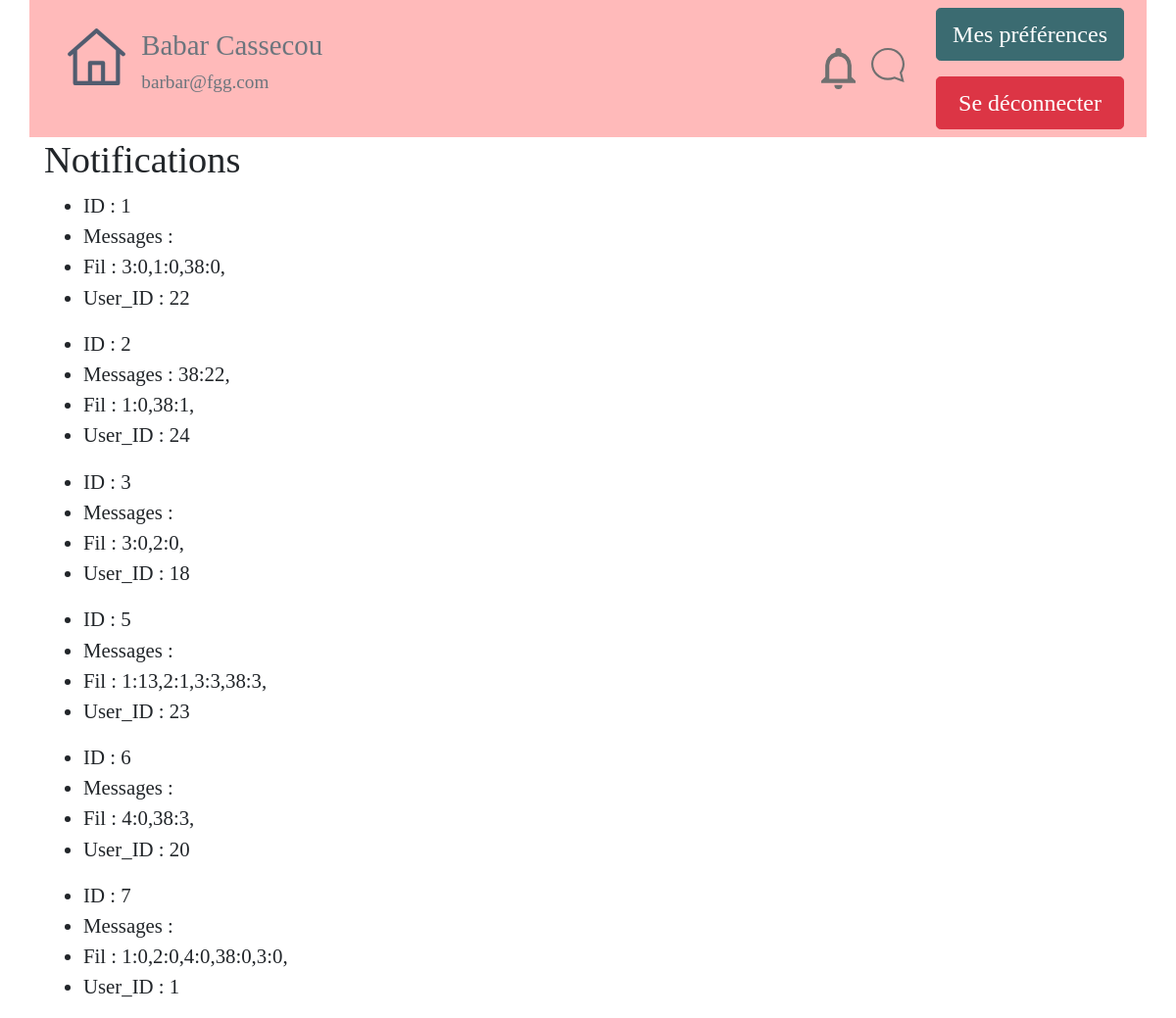
Page /notifications/notificationsAView/ (signed in) on the earlier database version.
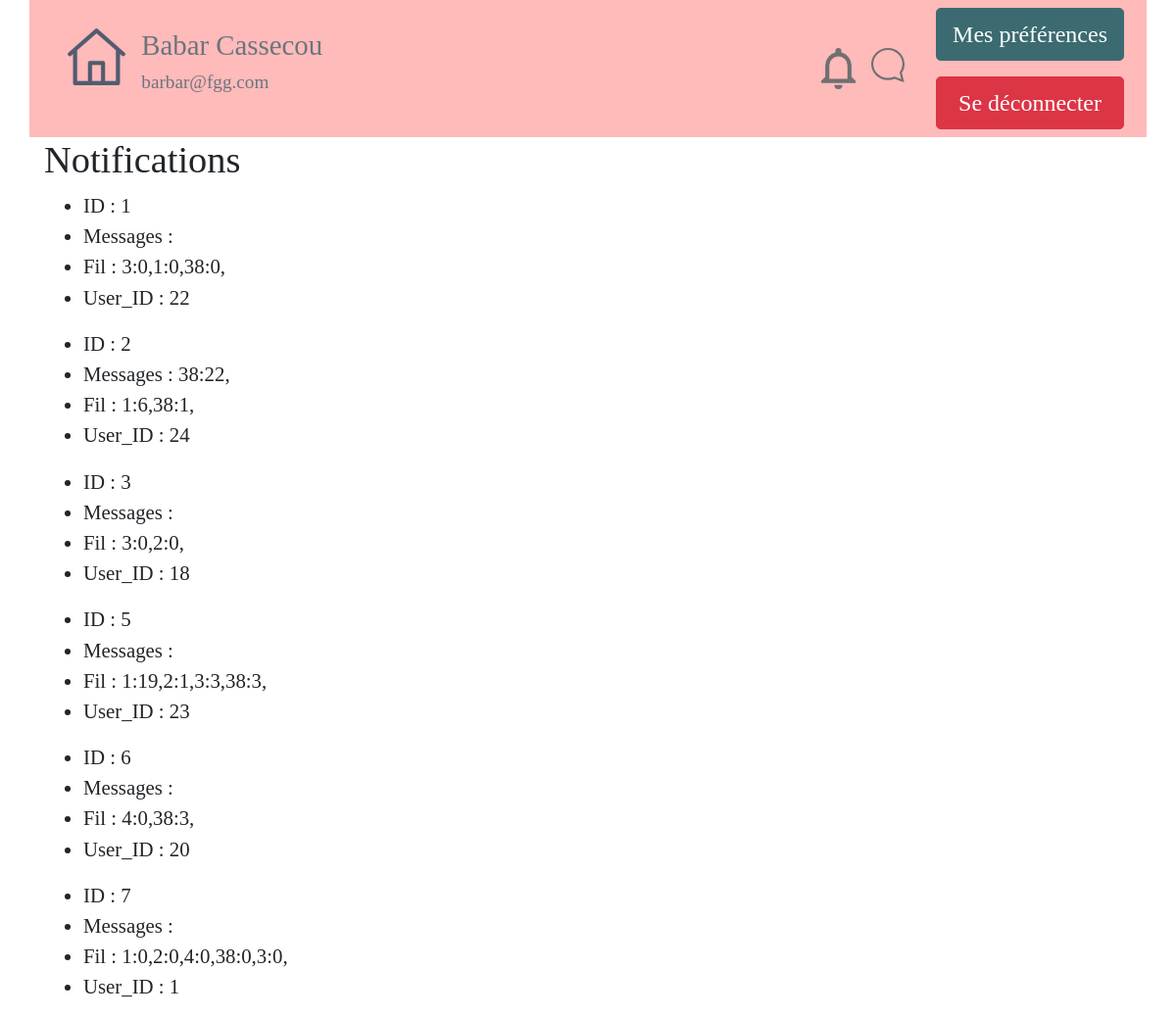
Same page on the later database version.
### notifications/models.py (models this page shows)
class Notifications(models.Model): #extend User proprieties
    user = models.OneToOneField(User,on_delete=models.CASCADE,default=1)
    NotifMessages = models.TextField(verbose_name="Notifications Des Nouveaux Messages") #contain list of waiting notif
    NotifFil = models.TextField( verbose_name="Notifications du fil",) # contain list of wainting notif

### notifications/views.py (the view)
# urls.py: path('notificationsAView/', views.NotifList.as_view(template_name='notifications/notifications_list.html'), name="notificationsAView"),
class NotifList(ListView):
    model = models.Notifications

### notifications/templates/notifications/notifications_list.html
{% extends "tablecom/base.html" %}
{% block content %}
<div class="container">
    <h2>Notifications</h2>{% for notif in object_list %}
    <ul>
            <li>ID : {{ notif.id }}</li>
        <li>Messages : {{ notif.NotifMessages }}</li>
        <li>Fil : {{ notif.NotifFil }}</li>
        <li>User_ID : {{ notif.user_id }}</li>
    </ul>{% endfor %}
</div>
{% endblock %}

Differences in the rows shown:
changed Notifications id 2: NotifFil "1:0,38:1," → "1:6,38:1,"
changed Notifications id 5: NotifFil "1:13,2:1,3:3,38:3," → "1:19,2:1,3:3,38:3,"
